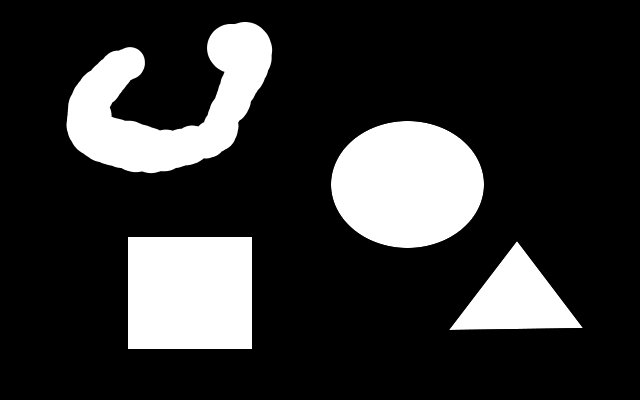
//> input picture example_images/shapes.jpg, 640 x 400 px
$ ./regiondemo   (built with g++ and OpenCV 4)
//> lines starting //> are read from the running program, lines starting //| are printed output that depends on the picture; after the words box and inside, x2 and y2 are one past the last pixel; in counts of white or black regions, pixels touching at a corner belong together
### code/region/region.h
#ifndef REGION_H
#define REGION_H

#include <opencv2/opencv.hpp>
#include <vector>
using namespace cv;
using namespace std;

class Pixel{

	public:
		Pixel(int _x, int _y) {x = _x; y = _y;}
		int x;
		int y;

};

class Region {

	public:

		Region(int _label);
		void print(Mat& dest);
		void combine_with(Region *other_region);

		int label;

		vector<Pixel> pixels;
		int y_upper;
		int y_lower;
		int x_leftmost;
		int x_rightmost;

};

vector<Region> find_regions(const Mat& image);

#endif

### code/region/region.cpp
#include <opencv2/opencv.hpp>
#include <cmath>
#include "region.h"

using namespace cv;


Region::Region(int _label){
	label = _label;
}

void Region::print(Mat& dest){
	line(dest, Point(x_leftmost, y_upper), Point(x_rightmost, y_upper), Scalar(255,255,255), 1, 8, 0);
	line(dest, Point(x_leftmost, y_lower), Point(x_rightmost, y_lower), Scalar(255,255,255), 1, 8, 0);
	line(dest, Point(x_leftmost, y_upper), Point(x_leftmost, y_lower), Scalar(255,255,255), 1, 8, 0);
	line(dest, Point(x_rightmost, y_upper), Point(x_rightmost, y_lower), Scalar(255,255,255), 1, 8, 0);
}

vector<Region> find_regions(const Mat& image){
	//lookup table to hold which region each pixel belongs to
	Region* region_of_pixel[image.rows][image.cols];

	for(int i = 0; i < image.rows; i++){
		for(int j = 0; j < image.cols; j++){
			region_of_pixel[i][j] = NULL;
		}
	}
	int next_region_number = 0;
	vector<Region*> regions;

	for(int i = 0; i < image.rows; i++){
		for(int j = 0; j < image.cols; j++){
			//Check if there is anything in the pixel
			if(image.at<char>(i,j) != 0){
				//Check pixels around
				bool check_done = false;
				for(int k = (i != 0 ? i-1 : 0); k <= i  && !check_done; k++){
					for(int l = (j != 0 ? j-1: 0); l <= (j != image.cols -1 ? j+1 : j); l++){
						if(k==i && l==j){
							check_done = true;
							break;
						}
						//Find neighbouring pixels
						if(image.at<char>(k,l) != 0){
							//If current pixel is not in any region, add to the neighbour region
							if(region_of_pixel[i][j] == NULL){
								region_of_pixel[i][j] = region_of_pixel[k][l];
								region_of_pixel[k][l]->pixels.push_back(Pixel(j,i));
								//Update region boundaries
								if (i < region_of_pixel[i][j]->y_upper){
									region_of_pixel[i][j]->y_upper = i;
								}
								if (i > region_of_pixel[i][j]->y_lower){
									region_of_pixel[i][j]->y_lower = i;
								}
								if (j < region_of_pixel[i][j]->x_leftmost){
									region_of_pixel[i][j]->x_leftmost = j;
								}
								if (j > region_of_pixel[i][j]->x_rightmost){
									region_of_pixel[i][j]->x_rightmost = j;
								}
							}
							//If current pixel has already been added to a region other than the new neighbor region, combine them.
							else if(region_of_pixel[i][j] != region_of_pixel[k][l]) {
								int region_to_delete;
								for(unsigned int m = 0; m < regions.size(); m++){
									if(regions[m]->label == region_of_pixel[k][l]->label){
										region_to_delete = m;
									}
								}

								//Append neighbors pixel vector to this regions vector
								region_of_pixel[i][j]->pixels.insert(region_of_pixel[i][j]->pixels.end(), region_of_pixel[k][l]->pixels.begin(), region_of_pixel[k][l]->pixels.end());

								//update lookup table
								for(unsigned int m = 0; m < region_of_pixel[k][l]->pixels.size(); m++){
									Pixel current_pixel = region_of_pixel[k][l]->pixels[m];
									region_of_pixel[current_pixel.y][current_pixel.x] = region_of_pixel[i][j];

									if (current_pixel.y < region_of_pixel[i][j]->y_upper){
										region_of_pixel[i][j]->y_upper = current_pixel.y;
									}
									if (current_pixel.y > region_of_pixel[i][j]->y_lower){
										region_of_pixel[i][j]->y_lower = current_pixel.y;
									}
									if (current_pixel.x < region_of_pixel[i][j]->x_leftmost){
										region_of_pixel[i][j]->x_leftmost = current_pixel.x;
									}
									if (current_pixel.x > region_of_pixel[i][j]->x_rightmost){
										region_of_pixel[i][j]->x_rightmost = current_pixel.x;
									}
								}

								regions.erase(regions.begin() + region_to_delete);
							}
						}
					}
				}
				//If no neighboring pixels were found create a new region
				if(region_of_pixel[i][j] == NULL){
					region_of_pixel[i][j] = new Region(next_region_number++);
					region_of_pixel[i][j]->pixels.push_back(Pixel(j,i));
					region_of_pixel[i][j]->y_upper = i;
					region_of_pixel[i][j]->y_lower = i;
					region_of_pixel[i][j]->x_leftmost = j;
					region_of_pixel[i][j]->x_rightmost = j;
					regions.push_back(region_of_pixel[i][j]);
				}
			}
		}
	}

	vector<Region> output;

	for(unsigned int i = 0; i < regions.size(); i++){

		Region new_region = *(regions[i]);
		new_region.label = i;
		output.push_back(new_region);

	}

	return output;
}

### code/region/regiondemo.cpp
/*
 * regiondemo.cpp
 *
 * This program demonstrates the region detection
 *  algorithm. It takes a greyscale image,
 *  finds each continuous region, and marks them with a
 *  square on the output picture. It also prints the
 *  total number of regions.
 *
 */

#include <opencv2/opencv.hpp>
#include <opencv/highgui.h>
#include <iostream>
#include <vector>
#include "region.h"

using namespace cv;
using namespace std;


int main(int argc, char** argv){

	Mat image;

	//Read image
	if(argc < 2){
		image = imread("../../example_images/shapes.jpg", CV_LOAD_IMAGE_GRAYSCALE);
//> image is the input picture: 400 rows x 640 cols, CV_8UC1; min 0, max 255, mean 49.3
	}
	else{
		image = imread(argv[1], CV_LOAD_IMAGE_GRAYSCALE);
	}

	//Check for valid input
	if(!image.data){
		cout <<  "Could not open or find the image" << endl;
		return -1;
	}

	//Make the image binary
	threshold(image, image, 128, 255, THRESH_BINARY);
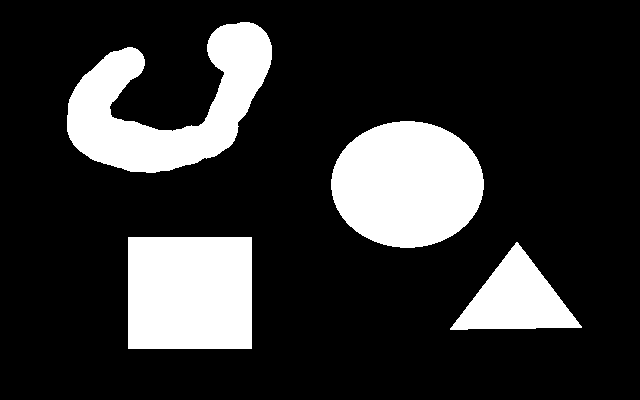
//> image: 400 rows x 640 cols, CV_8UC1; 19.3% white; 4 white regions, box (x1, y1, x2, y2) and area: (331, 121, 484, 248) 15185, (67, 22, 272, 173) 14560, (128, 237, 252, 349) 13888, (450, 242, 582, 330) 5828

	//Find all regions
	vector<Region> regions = find_regions(image);
//> the loop in find_regions, `for(int i = 0; i < image.rows; i++)` made 400 passes
//> next_region_number on passes 1 to 3: 0, 0, 0
//> after the loop in find_regions, `for(int i = 0; i < image.rows; i++)`: regions = 4 items; next_region_number = 41
//> the loop in find_regions, `for(unsigned int i = 0; i < regions.size(); i++)` made 4 passes
//> regions = 4 items
	cout << "number of regions: " << regions.size() << endl;
//| number of regions: 4

	//Mark each region
	for(unsigned int i = 0; i < regions.size(); i++){
		regions[i].print(image);
	}
//> this loop made 4 passes
//> pass 1, `regions[i].print(image);`:
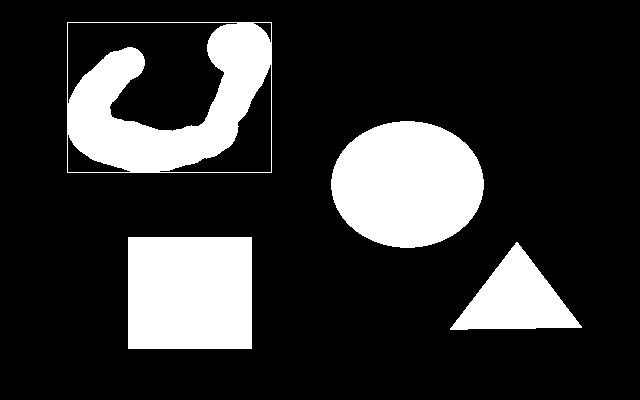
//> image: 400 rows x 640 cols, CV_8UC1; 19.6% white; 4 white regions, box (x1, y1, x2, y2) and area: (67, 22, 272, 173) 15216, (331, 121, 484, 248) 15185, (128, 237, 252, 349) 13888, (450, 242, 582, 330) 5828
//> pass 2, `regions[i].print(image);`:
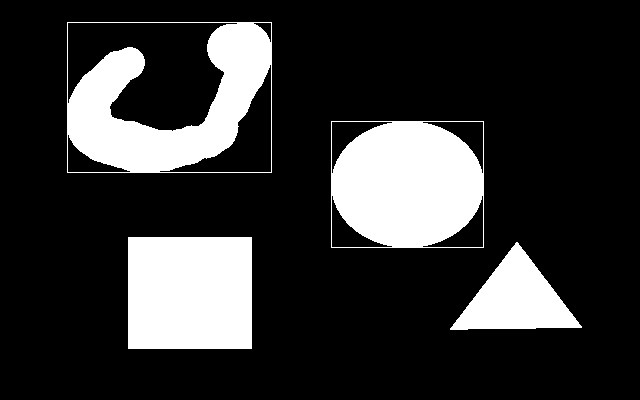
//> image: 400 rows x 640 cols, CV_8UC1; 19.8% white; 4 white regions, box (x1, y1, x2, y2) and area: (331, 121, 484, 248) 15689, (67, 22, 272, 173) 15216, (128, 237, 252, 349) 13888, (450, 242, 582, 330) 5828
//> after the loop:
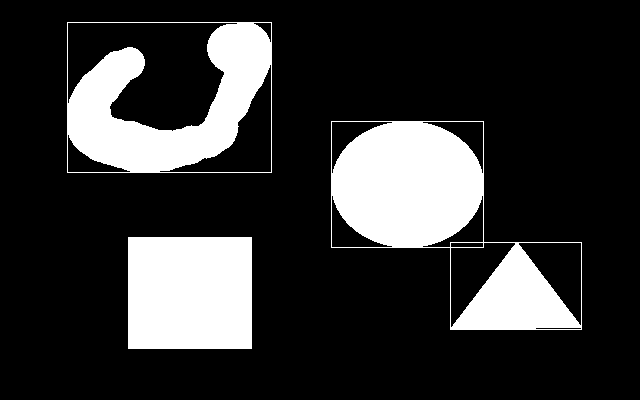
//> image: 400 rows x 640 cols, CV_8UC1; 19.9% white; 3 white regions, box (x1, y1, x2, y2) and area: (331, 121, 582, 330) 21928, (67, 22, 272, 173) 15216, (128, 237, 252, 349) 13888

	//Show the image
	imshow("Region demo", image);
	imwrite("region_output.jpg", image);

	waitKey(0);

	return 0;
}
